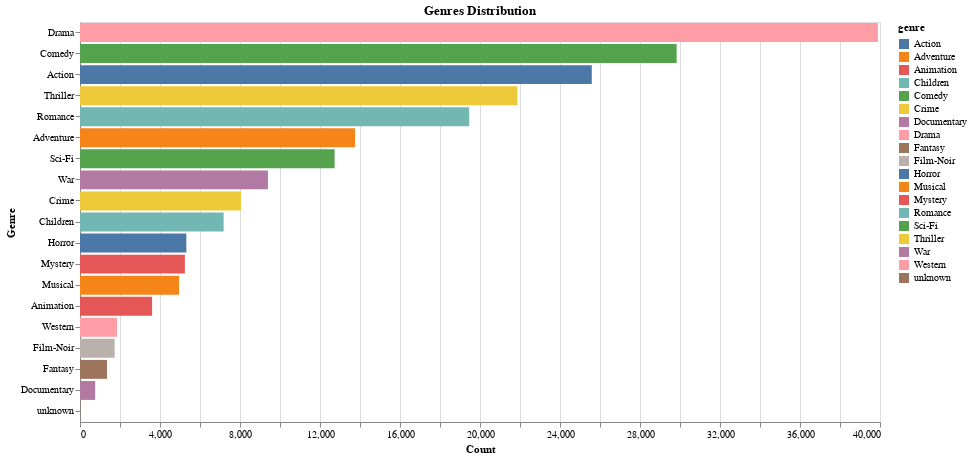

The code cell stored with this chart in its notebook:
### Code cell
chart

### Figure 1 — Vega-Lite specification as saved in the notebook (floating-point values rounded to 4 significant figures)
{"config": {"view": {"continuousWidth": 300, "continuousHeight": 300}}, "data": {"name": "data-74581ef61ddbbcfd9d64e8019641fe22"}, "mark": {"type": "bar"}, "encoding": {"color": {"field": "genre", "type": "nominal"}, "tooltip": [{"field": "genre", "type": "nominal"}, {"field": "count", "type": "quantitative"}], "x": {"field": "count", "title": "Count", "type": "quantitative"}, "y": {"field": "genre", "sort": null, "title": "Genre", "type": "nominal"}}, "height": 400, "title": "Genres Distribution", "width": 800, "$schema": "https://vega.github.io/schema/vega-lite/v5.20.1.json", "datasets": {"data-74581ef61ddbbcfd9d64e8019641fe22": [{"genre": "Drama", "count": 39895}, {"genre": "Comedy", "count": 29832}, {"genre": "Action", "count": 25589}, {"genre": "Thriller", "count": 21872}, {"genre": "Romance", "count": 19461}, {"genre": "Adventure", "count": 13753}, {"genre": "Sci-Fi", "count": 12730}, {"genre": "War", "count": 9398}, {"genre": "Crime", "count": 8055}, {"genre": "Children", "count": 7182}, {"genre": "Horror", "count": 5317}, {"genre": "Mystery", "count": 5245}, {"genre": "Musical", "count": 4954}, {"genre": "Animation", "count": 3605}, {"genre": "Western", "count": 1854}, {"genre": "Film-Noir", "count": 1733}, {"genre": "Fantasy", "count": 1352}, {"genre": "Documentary", "count": 758}, {"genre": "unknown", "count": 10}]}}
